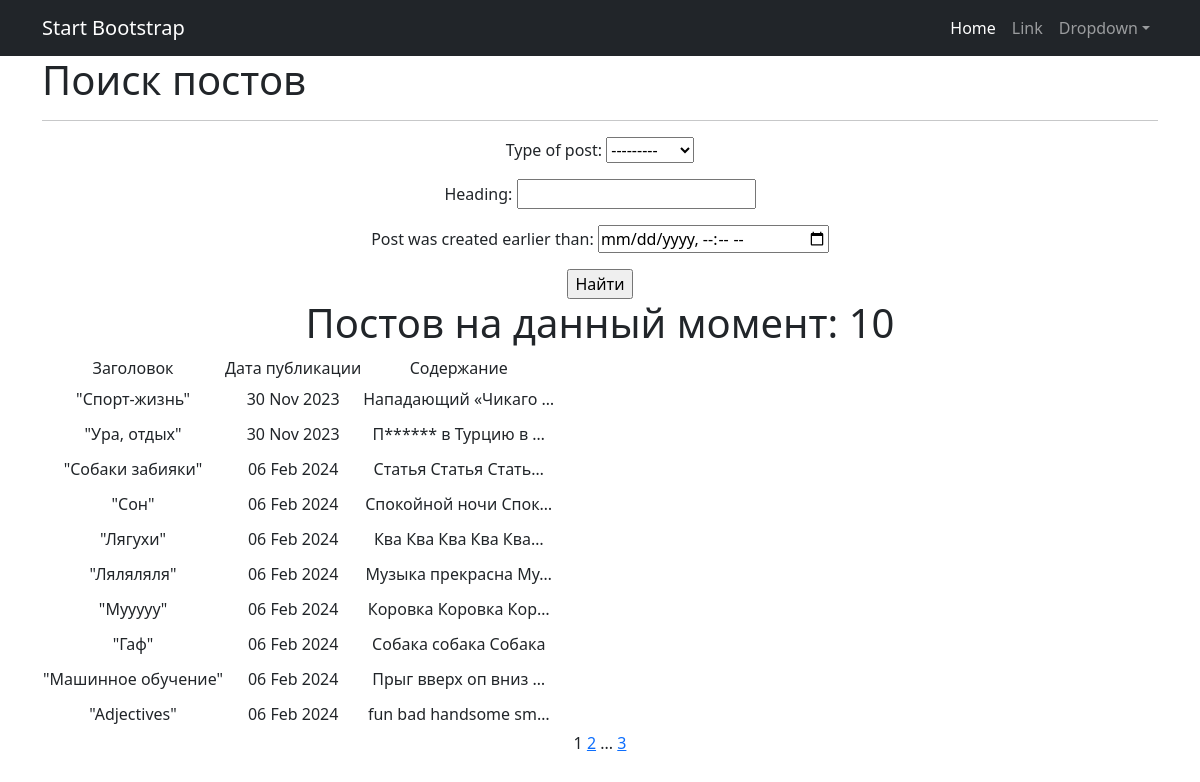
/posts/search/, run on the app's committed database.
### news/models.py (models this page shows, shortened)
class Post(models.Model):
    article = "AR"
    news = "NE"
    POSITIONS = [
        (article, "Статья"),
        (news, "Новость"),
    ]
    time_in = models.DateTimeField(auto_now_add=True)
    type_of_post = models.CharField(max_length=2,
                                    choices=POSITIONS,
                                    default=news
                                    )
    heading = models.CharField(max_length=30)
    text_of_post = models.TextField(max_length=2000)
    rating = models.FloatField(default=0.0)
    author = models.ForeignKey(Author, on_delete=models.CASCADE)
    category = models.ManyToManyField(Category, through='PostCategory')

### news/views.py (the view)
# urls.py: path('search/', PostSearch.as_view(), name='post_search'),
class PostSearch(ListView):
    model = Post
    template_name = 'posts_info/post_search.html'
    context_object_name = 'posts'
    paginate_by = 10
    def get_queryset(self):
        queryset = super().get_queryset()
        self.filterset = PostFilter(self.request.GET, queryset)
        return self.filterset.qs
    def get_context_data(self, **kwargs):
        context = super().get_context_data()
        context['filterset'] = self.filterset
        return context

### news/templatetags/custom_filters.py (called while the page is built)
@register.filter()
def censor(text):
    text_list = text.split()
    censored_text_list = []
    bad_words = ['поездка', 'стоимость']
    for word in text_list:
        clean_word = ''.join(c for c in word if c not in string.punctuation)
        if clean_word.lower() in bad_words:
            censored_word = clean_word[0] + (len(clean_word) - 1) * '*'
            censored_text_list.append(word.replace(clean_word, censored_word))
        else:
            censored_text_list.append(word)
    return ' '.join(censored_text_list)

### news/templatetags/custom_tags.py (called while the page is built)
@register.simple_tag(takes_context=True)
def url_replace(context, **kwargs):
    d = context['request'].GET.copy()
    for k, v in kwargs.items():
        d[k] = v
    return d.urlencode()

### templates/posts_info/post_search.html (shortened to what this page needs)
{% extends 'default.html' %}
{% load custom_filters %}
{% load custom_tags %}
{% block content %}
 <div align="left" >
        <h1>
            Поиск постов
        </h1>
    </div>
    <hr>
    <form action="" method="get">
        {{ filterset.form.as_p }}
        <input type="submit" value="Найти" />
    </form>
    {% if posts %}
        <h1>Постов на данный момент: {{ posts|length }}</h1>
        <table>
            <tr>
                <td>Заголовок</td>
                <td>Дата публикации</td>
                <td>Содержание</td>
            </tr>
            {% for post in posts %}
            <tr>
                <td>"{{ post.heading }}"</td>
                <td>{{ post.time_in|date:'d M Y' }}</td>
                <td>{{ post.text_of_post|censor|truncatechars:20 }}</td>
                <td><hr></td>
            </tr>
            {% endfor %}
        </table>
    {% else %}
        <h2>Такого(-их) поста(-ов) нет!</h2>
    {% endif %}
    {{ page_obj.number }}
    {% if page_obj.has_next %}
        <a href="?{% url_replace page=page_obj.next_page_number %}">{{ page_obj.next_page_number }}</a>
        {% if paginator.num_pages != page_obj.next_page_number %}
            ...
            <a href="?{% url_replace page=page_obj.paginator.num_pages %}">{{ page_obj.paginator.num_pages }}</a>
        {% endif %}
    {% endif %}
{% endblock content %}

### data on the page
Post: heading "Спорт-жизнь", time_in "30 Nov 2023", text_of_post|censor "Нападающий «Чикаго …"
Post: heading "Ура, отдых", time_in "30 Nov 2023", text_of_post|censor "П****** в Турцию в …"
Post: heading "Собаки забияки", time_in "06 Feb 2024", text_of_post|censor "Статья Статья Стать…"
Post: heading "Сон", time_in "06 Feb 2024", text_of_post|censor "Спокойной ночи Спок…"
Post: heading "Лягухи", time_in "06 Feb 2024", text_of_post|censor "Ква Ква Ква Ква Ква…"
Post: heading "Ляляляля", time_in "06 Feb 2024", text_of_post|censor "Музыка прекрасна Му…"
Post: heading "Мууууу", time_in "06 Feb 2024", text_of_post|censor "Коровка Коровка Кор…"
Post: heading "Гаф", time_in "06 Feb 2024", text_of_post|censor "Собака собака Собака"
Post: heading "Машинное обучение", time_in "06 Feb 2024", text_of_post|censor "Прыг вверх оп вниз …"
Post: heading "Adjectives", time_in "06 Feb 2024", text_of_post|censor "fun bad handsome sm…"

### other printed values
{{ posts|length }} "10"
{{ page_obj.number }} "1"
{{ page_obj.next_page_number }} "2"
{{ page_obj.paginator.num_pages }} "3"
